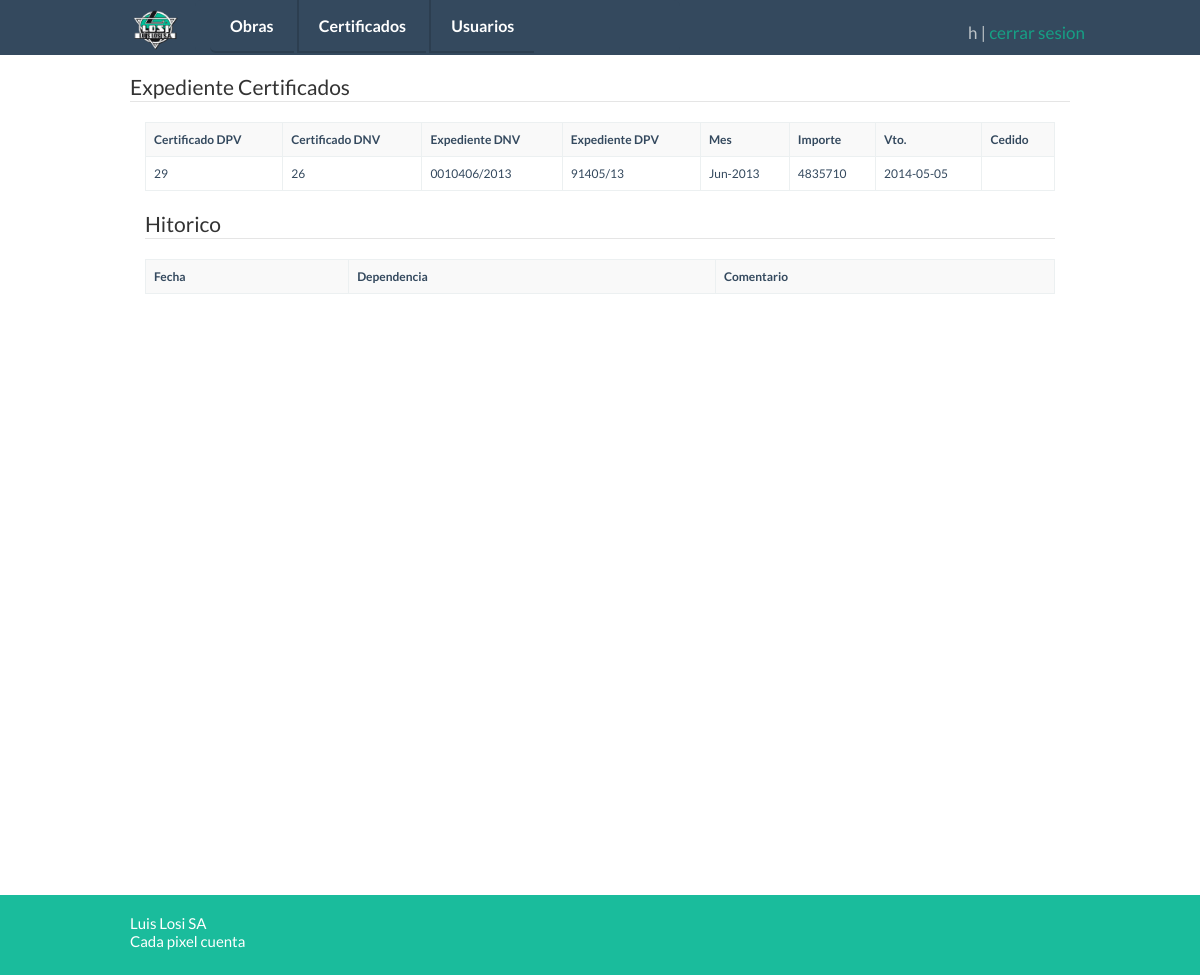
The app's page /historiaCertificado/index.php?id=5 (signed in), older data.
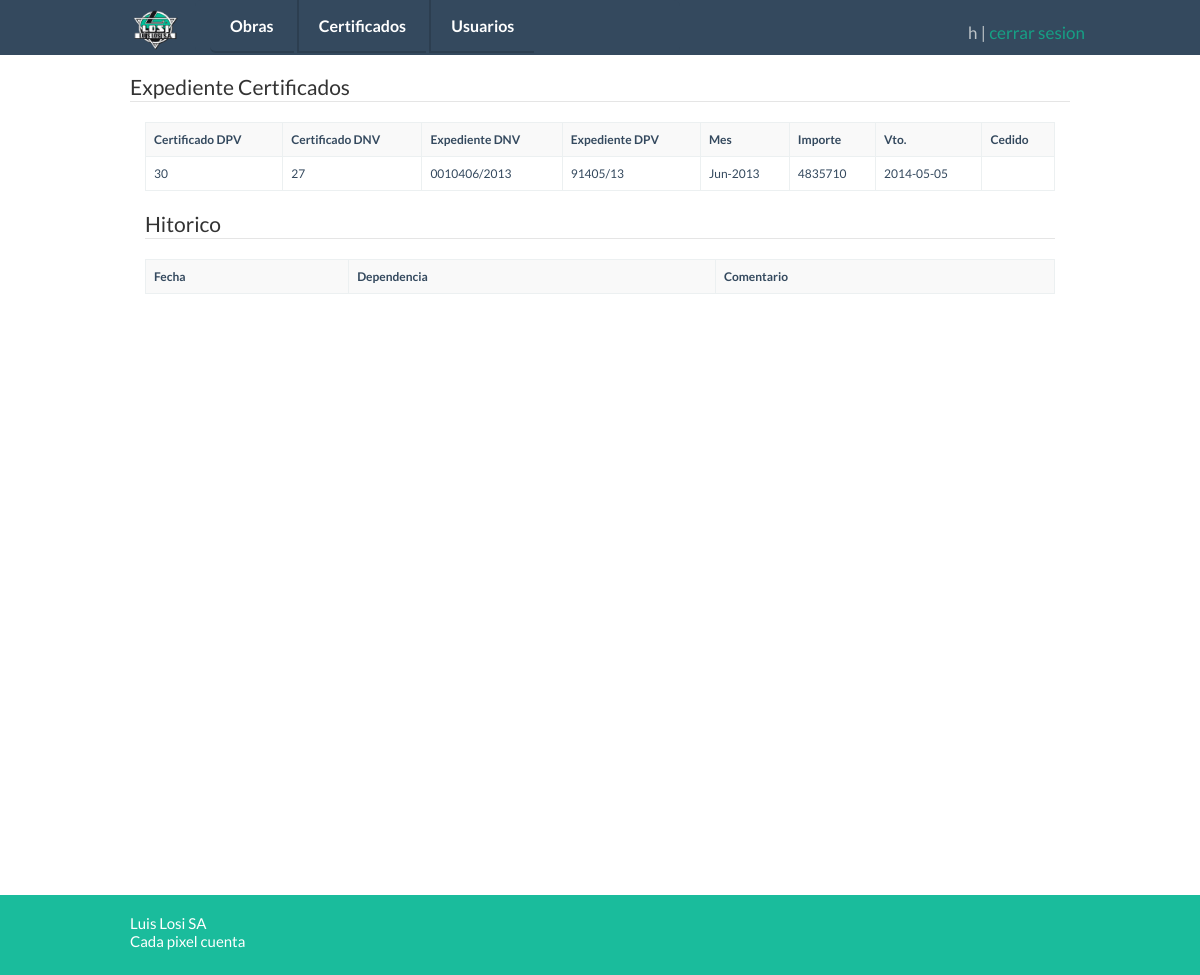
The same page, newer data.
### tables this page shows
CREATE TABLE `expediente` (
  `idexpediente` int(10) unsigned NOT NULL AUTO_INCREMENT,
  `idCertificacion` int(10) unsigned NOT NULL,
  `certDpv` varchar(25) DEFAULT NULL,
  `certDnv` varchar(25) DEFAULT NULL,
  `expDpv` varchar(15) DEFAULT NULL,
  `expDnv` varchar(15) DEFAULT NULL,
  `mes` varchar(30) DEFAULT NULL,
  `dependencia` smallint(5) DEFAULT NULL,
  `comentario` varchar(100) DEFAULT NULL,
  `importe` float DEFAULT NULL,
  `vencimiento` date DEFAULT NULL,
  `cedido` varchar(100) DEFAULT NULL,
  `finalizado` char(1) DEFAULT 'N',
  PRIMARY KEY (`idexpediente`),
  KEY `FK_expediente_1` (`idCertificacion`),
  CONSTRAINT `FK_expediente_1` FOREIGN KEY (`idCertificacion`) REFERENCES `certificacion` (`id`) ON DELETE CASCADE ON UPDATE CASCADE
);

### clases/ActiveRecord/ActiveRecordAbstractFactory.php (called while the page is built, shortened)
<?php
require_once "MysqlActiveRecordAbstractFactory.php";
abstract class ActiveRecordAbstractFactory {
    public static function getActiveRecordFactory($motor = self::MYSQL) {
        switch ($motor) {
        case self::MYSQL:
            return new MysqlActiveRecordAbstractFactory();
        }
    }
}
?>

### clases/ActiveRecord/MysqlActiveRecordAbstractFactory.php (called while the page is built, shortened)
<?php
require_once '../clases/ActiveRecord/ActiveRecordAbstractFactory.php';
require_once '../clases/ActiveRecord/MysqlObrasEjecutadasActiveRecord.php';
require_once '../clases/ActiveRecord/MysqlExpedienteActiveRecord.php';
class MysqlActiveRecordAbstractFactory extends ActiveRecordAbstractFactory
{
   public function getExpedienteActiveRecord() {
      return new MysqlExpedienteActiveRecord();
   }
}

### clases/ValueObject/ExpedienteValueObject.php (called while the page is built, shortened)
<?php
class ExpedienteValueObject {
    private $idexpediente, $idCertificacion, $certDpv, $certDnv, $expDpv, $expDnv;
    private $mes, $dependencia, $comentario, $importe, $vencimiento, $cedido, $finalizado;
    public function getIdexpediente() {
        return $this->idexpediente;
    }
    public function getCertDpv() {
        return $this->certDpv;
    }
    public function getCertDnv() {
        return $this->certDnv;
    }
    public function getExpDpv() {
        return $this->expDpv;
    }
    public function getExpDnv() {
        return $this->expDnv;
    }
    public function getMes() {
        return $this->mes;
    }
    public function getImporte() {
        return $this->importe;
    }
    public function getVencimiento() {
        return $this->vencimiento;
    }
    public function setIdexpediente($idexpediente) {
        $this->idexpediente = $idexpediente;
    }
    public function setCertDpv($certDpv) {
        $this->certDpv = $certDpv;
    }
    public function setCertDnv($certDnv) {
        $this->certDnv = $certDnv;
    }
    public function setExpDpv($expDpv) {
        $this->expDpv = $expDpv;
    }
    public function setExpDnv($expDnv) {
        $this->expDnv = $expDnv;
    }
    public function setMes($mes) {
        $this->mes = $mes;
    }
    public function setImporte($importe) {
        $this->importe = $importe;
    }
    public function setVencimiento($vencimiento) {
        $this->vencimiento = $vencimiento;
    }
}

### clases/ActiveRecord/MysqlExpedienteActiveRecord.php (called while the page is built, shortened)
<?php
include_once '../clases/ValueObject/ExpedienteValueObject.php';
class MysqlExpedienteActiveRecord implements ActiveRecord {
    public function buscarPorExpediente($oValueObject) {
        $sql = "SELECT * FROM expediente WHERE idexpediente = "
                . $oValueObject->getIdexpediente();
        $resultado = mysql_query($sql);
        if($resultado){
            $aExpediente = array();
            while ($fila = mysql_fetch_object($resultado)){
                $oExpediente = new ExpedienteValueObject();
                $oExpediente->setIdexpediente($fila->idexpediente);
                $oExpediente->setIdCertificacion($fila->idCertificacion);
                $oExpediente->setCertDpv($fila->certDpv);
                $oExpediente->setCertDnv($fila->certDnv);
                $oExpediente->setExpDpv($fila->expDpv);
                $oExpediente->setExpDnv($fila->expDnv);
                $oExpediente->setMes($fila->mes);
                $oExpediente->setDependencia($fila->dependencia);
                $oExpediente->setComentario($fila->comentario);
                $oExpediente->setImporte($fila->importe);
                $oExpediente->setVencimiento($fila->vencimiento);
                $oExpediente->setCedido($fila->cedido);
                $aExpediente[] = $oExpediente;
            }
            return $aExpediente;
        } else {
            return false;
        }
    }
}

### historiaCertificado/index.php (the view, shortened to what the changed rows need)
<?php
require_once '../clases/ActiveRecord/ActiveRecordAbstractFactory.php';
$oMysql = ActiveRecordAbstractFactory::getActiveRecordFactory(ActiveRecordAbstractFactory::MYSQL);
$oMysql->conectar();
?>
<!DOCTYPE html>
<html>
    <head>
        <?php include_once "../includes/php/estilos.php"; ?>
    </head>
    <body>
        <div class="container">
            <div class="form-group col-lg-12">
                <?php
                $oExpediente = new ExpedienteValueObject();
                $oMysqlExpediente = $oMysql->getExpedienteActiveRecord();
                $oExpediente->setIdexpediente($_GET['id']);
                $oExpediente = $oMysqlExpediente->buscarPorExpediente($oExpediente);
                ?>
                <table class="table table-striped table-bordered table-hover">
                    <tr>
                        <th>Certificado DPV</th>
                        <th>Certificado DNV</th>
                        <th>Expediente DNV</th>
                        <th>Expediente DPV</th>
                        <th>Mes</th>
                        <th>Importe</th>
                        <th>Vto.</th>
                        <th>Cedido</th>
                    </tr>
                    <tr>
                        <td><?php echo $oExpediente[0]->getCertDpv(); ?></td>
                        <td><?php echo $oExpediente[0]->getCertDnv(); ?></td>
                        <td><?php echo $oExpediente[0]->getExpDnv(); ?></td>
                        <td><?php echo $oExpediente[0]->getExpDpv(); ?></td>
                        <td><?php echo $oExpediente[0]->getMes(); ?></td>
                        <td><?php echo $oExpediente[0]->getImporte(); ?></td>
                        <td><?php echo $oExpediente[0]->getVencimiento(); ?></td>
                        <td><?php echo $oExpediente[0]->getCedido(); ?></td>
                    </tr>
                </table>
                <table class="table table-striped table-bordered table-hover">
                    <tr>
                        <th>Fecha</th>
                        <th>Dependencia</th>
                        <th>Comentario</th>
                    </tr>
                </table>
            </div>
        </div>
    </body>
</html>

Row changes from the older to the newer data that the page shows:
changed expediente: certDpv "29" → "30"; certDnv "26" → "27"
